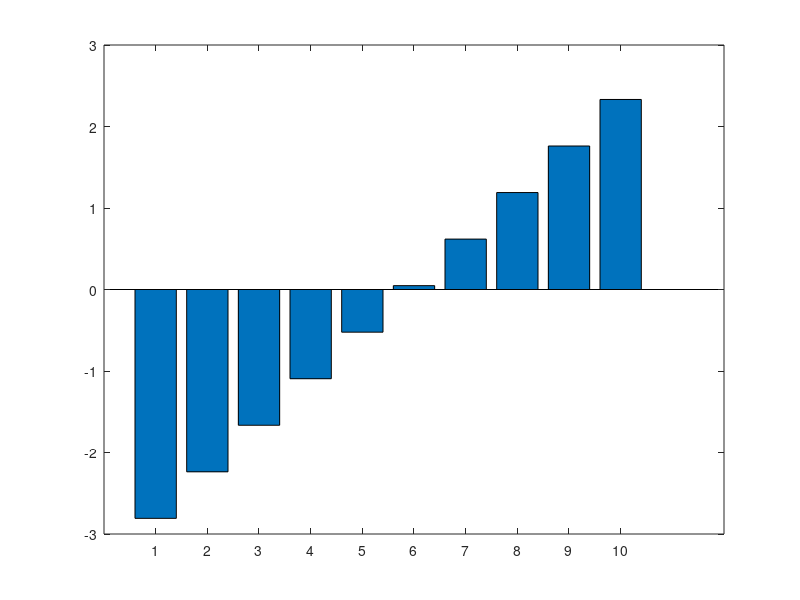

Write the MATLAB code that produced this figure.
x = randn(1000,1);
hist(x,40);
help hist
[xx, nn] = hist(x);
bar(nn);
print -depsc question2b.eps

%first MATLAB program